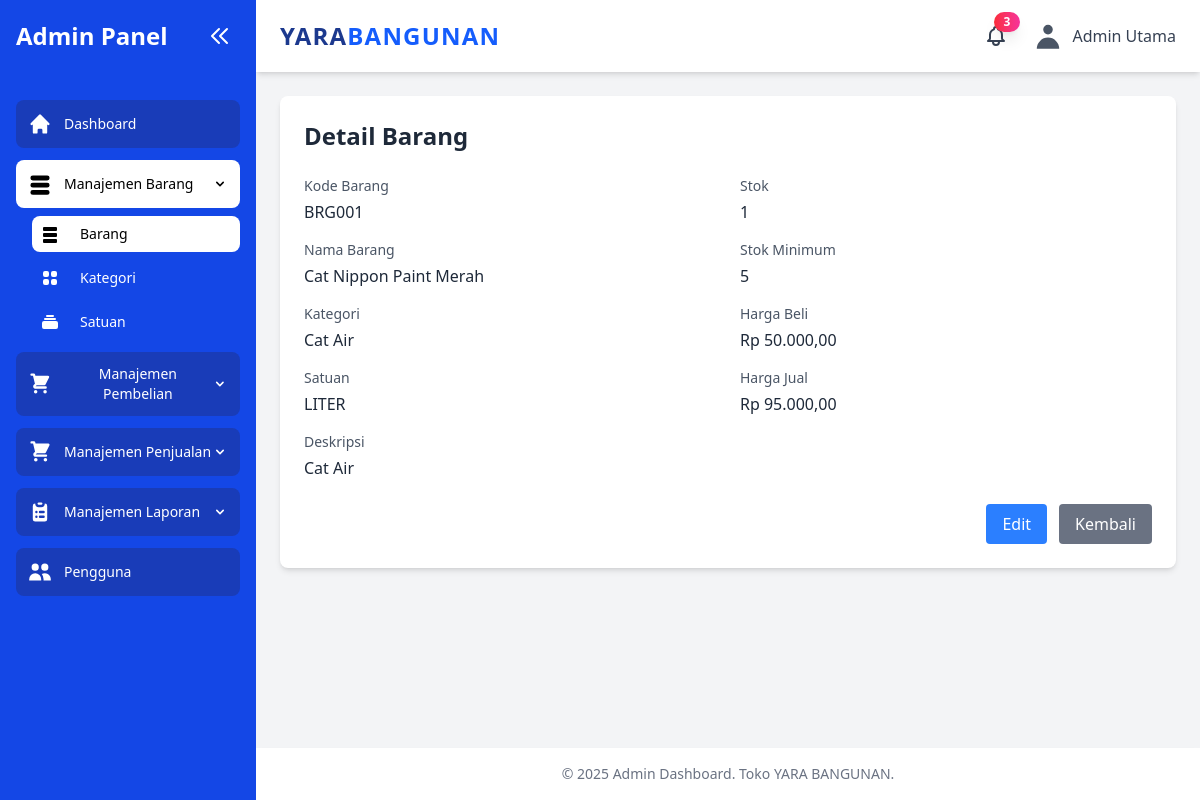
/modul/barang/detail.php?id=1 (signed in), run on the app's committed database.
### tables this page shows
CREATE TABLE `barang` (
  `id_barang` int(11) NOT NULL,
  `kode_barang` varchar(50) NOT NULL,
  `nama_barang` varchar(100) NOT NULL,
  `kategori_id` int(11) DEFAULT NULL,
  `satuan_id` int(11) DEFAULT NULL,
  `stok` int(11) DEFAULT 0,
  `stok_minimum` int(11) DEFAULT 0,
  `harga_beli` decimal(15,2) DEFAULT 0.00,
  `harga_jual` decimal(15,2) DEFAULT 0.00,
  `deskripsi` text DEFAULT NULL,
  `status_dihapus` tinyint(1) DEFAULT 0
);

CREATE TABLE `kategori_barang` (
  `id_kategori` int(11) NOT NULL,
  `nama_kategori` varchar(50) NOT NULL,
  `status_dihapus` tinyint(1) DEFAULT 0
);

CREATE TABLE `satuan_barang` (
  `id_satuan` int(11) NOT NULL,
  `nama_satuan` varchar(50) NOT NULL,
  `status_dihapus` tinyint(1) DEFAULT 0
);

### modul/barang/detail.php (the view, shortened to what this page needs)
<?php
    include '../../cek_login.php';
?>
<?php include '../../layout/header.php'; ?>
<?php include '../../layout/sidebar.php'; ?>
    <main class="flex-1 p-4 sm:p-6">
        <div class="bg-white rounded-lg shadow-md p-6 max-w-4xl mx-auto animate-fade-in animate-slide-in-up">
            <h1 class="text-2xl font-bold mb-6 text-gray-800">Detail Barang</h1>
            <?php
                $id = $_GET['id'];
                $query = mysqli_query($koneksi, "SELECT b.*, k.nama_kategori, s.nama_satuan
                                               FROM barang b
                                               LEFT JOIN kategori_barang k ON b.kategori_id = k.id_kategori
                                               LEFT JOIN satuan_barang s ON b.satuan_id = s.id_satuan
                                               WHERE b.id_barang = '$id' AND b.status_dihapus = 0");
                $data = mysqli_fetch_array($query);
            ?>
            <div class="grid grid-cols-1 md:grid-cols-2 gap-6">
                <div class="space-y-4">
                    <div class="flex flex-col">
                        <label class="text-sm font-medium text-gray-600">Kode Barang</label>
                        <span class="mt-1 text-gray-800"><?php echo $data['kode_barang']; ?></span>
                    </div>
                    <div class="flex flex-col">
                        <label class="text-sm font-medium text-gray-600">Nama Barang</label>
                        <span class="mt-1 text-gray-800"><?php echo $data['nama_barang']; ?></span>
                    </div>
                    <div class="flex flex-col">
                        <label class="text-sm font-medium text-gray-600">Kategori</label>
                        <span class="mt-1 text-gray-800"><?php echo $data['nama_kategori'] ?: '-'; ?></span>
                    </div>
                    <div class="flex flex-col">
                        <label class="text-sm font-medium text-gray-600">Satuan</label>
                        <span class="mt-1 text-gray-800"><?php echo $data['nama_satuan'] ?: '-'; ?></span>
                    </div>
                </div>
                <div class="space-y-4">
                    <div class="flex flex-col">
                        <label class="text-sm font-medium text-gray-600">Stok</label>
                        <span class="mt-1 text-gray-800"><?php echo $data['stok']; ?></span>
                    </div>
                    <div class="flex flex-col">
                        <label class="text-sm font-medium text-gray-600">Stok Minimum</label>
                        <span class="mt-1 text-gray-800"><?php echo $data['stok_minimum']; ?></span>
                    </div>
                    <div class="flex flex-col">
                        <label class="text-sm font-medium text-gray-600">Harga Beli</label>
                        <span class="mt-1 text-gray-800">Rp <?php echo number_format($data['harga_beli'], 2, ',', '.'); ?></span>
                    </div>
                    <div class="flex flex-col">
                        <label class="text-sm font-medium text-gray-600">Harga Jual</label>
                        <span class="mt-1 text-gray-800">Rp <?php echo number_format($data['harga_jual'], 2, ',', '.'); ?></span>
                    </div>
                </div>
            </div>
            <div class="mt-4">
                <div class="flex flex-col">
                    <label class="text-sm font-medium text-gray-600">Deskripsi</label>
                    <span class="mt-1 text-gray-800"><?php echo $data['deskripsi'] ?: '-'; ?></span>
                </div>
            </div>
            <div class="mt-6 flex justify-end space-x-3">
                <a href="edit.php?id=<?php echo $id; ?>" class="px-4 py-2 bg-blue-500 text-white rounded hover:bg-blue-600 transition-colors">
                    Edit
                </a>
                <a href="index.php" class="px-4 py-2 bg-gray-500 text-white rounded hover:bg-gray-600 transition-colors">
                    Kembali
                </a>
            </div>
        </div>
    </main>
<?php include ('../../layout/footer.php'); ?>

### data on the page
barang: kode_barang "BRG001", nama_barang "Cat Nippon Paint Merah", kategori.nama_kategori "Cat Air", satuan.nama_satuan "LITER", stok "1", stok_minimum "5", harga_beli "50.000,00", harga_jual "95.000,00", deskripsi "Cat Air"

### other printed values
$total_notifications "3"
$sesi_nama_lengkap_pengguna "Admin Utama"
